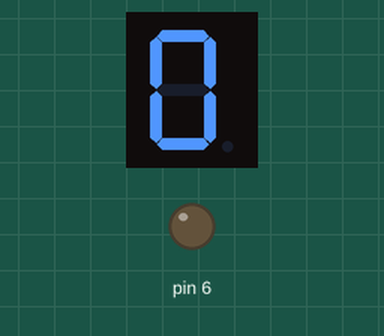
Recording of a sketch running on a simulated Arduino Uno, built with avr-gcc and run on an emulated ATmega328P. Parts: 1-digit seven-segment display, output pins drawn as LEDs (lit = HIGH). Wiring (inferred from the names in the program): 1-digit 7-segment display, segments lit when HIGH: segments pin 7, pin 8, pin 9, pin 10, pin 11, pin 12, pin 13. The segment pins are drawn as the display they are named for; pins used as bus, display or sensor lines are not drawn.

Above: at 0.1 s.
At 0.6 s:
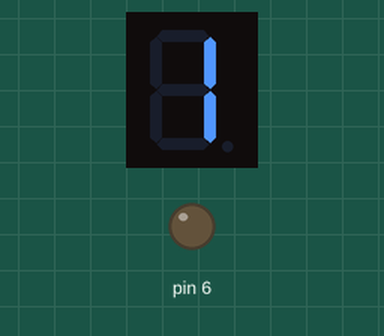
At 1.1 s:
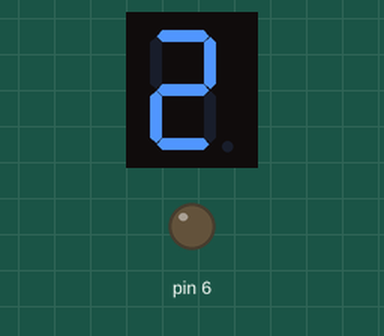
At 2.1 s:
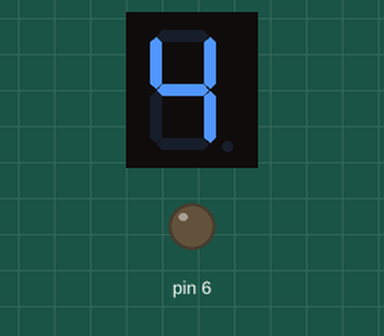
At 3.1 s:
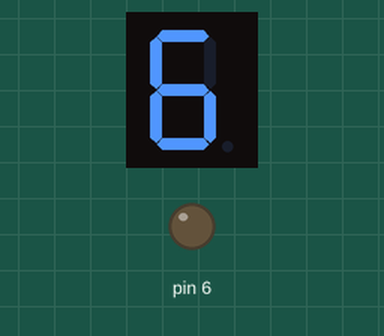
At 4.6 s:
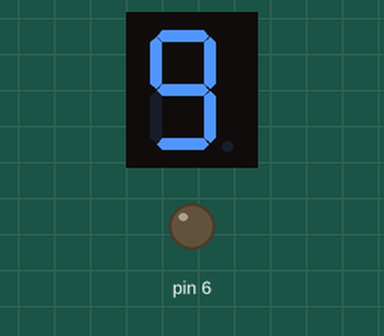

Measured:
- by itself, everything shown: repeats every 5.0 s, in 10 steps
- what the display in image 1 shows lasts 0.5 s, from 0.5 s to 1.0 s

The sketch:

7_Segment_-_Week_2_Task_4.ino
```cpp
int A = 7;
int B = 8;
int C = 9;
int D = 10;
int E = 11;
int F = 12;
int G = 13;

int myPins[] = {A,B,C,D,E,F,G};

int Zero[] = {1,1,1,1,1,1,0};
int One[] = {0,1,1,0,0,0,0};
int Two[] = {1,1,0,1,1,0,1};
int Three[] = {1,1,1,1,0,0,1};
int Four[] = {0,1,1,0,0,1,1};
int Five[] = {1,0,1,1,0,1,1};
int Six[] = {1,0,1,1,1,1,1};
int Seven[] = {1,1,1,0,0,0,0};
int Eight[] = {1,1,1,1,1,1,1};
int Nine[] = {1,1,1,1,0,1,1};

void setup(void)
{
for (int i=6; i<14; i++){
 pinMode(i, OUTPUT);
}
}

int time = 500;

void zero(){
for (int j=0; j<7; j++){
digitalWrite(myPins[j],Zero[j]);
}
}

void one(){
for (int j=0; j<7; j++){
digitalWrite(myPins[j],One[j]);
}
}

void two(){
for (int j=0; j<7; j++){
digitalWrite(myPins[j],Two[j]);
}
}

void three(){
for (int j=0; j<7; j++){
digitalWrite(myPins[j],Three[j]);
}
}

void four(){
for (int j=0; j<7; j++){
digitalWrite(myPins[j],Four[j]);
}
}

void five(){
for (int j=0; j<7; j++){
digitalWrite(myPins[j],Five[j]);
}
}

void six(){
for (int j=0; j<7; j++){
digitalWrite(myPins[j],Six[j]);
}
}

void seven(){
for (int j=0; j<7; j++){
digitalWrite(myPins[j],Seven[j]);
}
}

void eight(){
for (int j=0; j<7; j++){
digitalWrite(myPins[j],Eight[j]);
}
}

void nine(){
for (int j=0; j<7; j++){
digitalWrite(myPins[j],Nine[j]);
}
}

void loop(){
zero();
delay(time);

one();
delay(time);

two();
delay(time);

three();
delay(time);

four();
delay(time);

five();
delay(time);

six();
delay(time);

seven();
delay(time);

eight();
delay(time);

nine();
delay(time);

}
```
